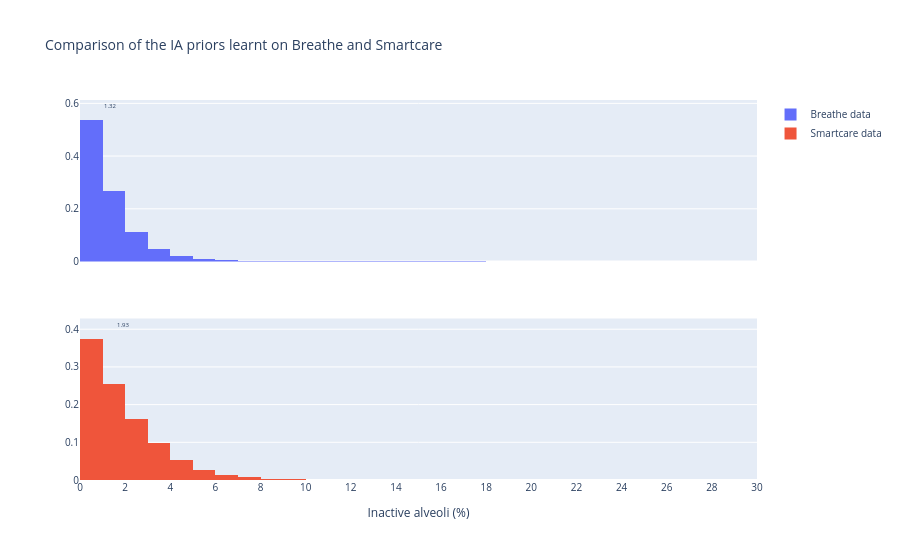

Write notebook code for a chart like this one.
### Code cell
title = f"Comparison of the IA priors learnt on Breathe and Smartcare"

fig = make_subplots(rows=2, cols=1, shared_xaxes=True)
ih.plot_histogram(fig, IA, ia_dist_BR, IA.a, IA.b, 1, 1, False)
# name trace to breathe data
fig.data[0].name = "Breathe data"
ih.plot_histogram(fig, IA, ia_dist_SC, IA.a, IA.b, 2, 1)
fig.data[1].name = "Smartcare data"
fig.update_layout(showlegend=True, font=dict(size=10), title=title)
fig.write_image(dh.get_path_to_main() + f"PlotsCrossStudies/{title}.pdf")
fig.show()

### Figure 1 — Plotly figure (JSON) as saved in the notebook; plotly's stock layout.template omitted (floating-point values rounded to 4 significant figures)
{"data": [{"histfunc": "sum", "name": "Breathe data", "type": "histogram", "x": [0, 1, 2, 3, 4, 5, 6, 7, 8, 9, 10, 11, 12, 13, 14, 15, 16, 17, 18, 19, 20, 21, 22, 23, 24, 25, 26, 27, 28, 29], "xaxis": "x", "xbins": {"end": 30, "size": 1, "start": 0}, "y": [0.5364, 0.2668, 0.1131, 0.04666, 0.01981, 0.008757, 0.004094, 0.002027, 0.001014, 0.0005065, 0.0002767, 0.0001671, 0.0001109, 8.058e-05, 5.917e-05, 4.229e-05, 3.613e-05, 3.084e-05, 1.753e-05, 9.242e-06, 1.306e-05, 1.684e-05, 1.088e-05, 3.217e-06, 4.055e-07, 2.214e-08, 4.765e-10, 1.432e-12, 0, 0], "yaxis": "y"}, {"histfunc": "sum", "name": "Smartcare data", "type": "histogram", "x": [0, 1, 2, 3, 4, 5, 6, 7, 8, 9, 10, 11, 12, 13, 14, 15, 16, 17, 18, 19, 20, 21, 22, 23, 24, 25, 26, 27, 28, 29], "xaxis": "x2", "xbins": {"end": 30, "size": 1, "start": 0}, "y": [0.375, 0.2544, 0.1631, 0.09779, 0.0541, 0.02786, 0.01388, 0.00693, 0.003442, 0.001644, 0.0008133, 0.0004583, 0.0002657, 0.0001464, 6.667e-05, 1.974e-05, 3.128e-06, 2.259e-07, 2.586e-08, 4.62e-07, 4.7e-06, 1.982e-05, 3.696e-05, 3.039e-05, 1.058e-05, 1.445e-06, 7.69e-08, 1.495e-09, 0, 0], "yaxis": "y2"}], "layout": {"annotations": [{"font": {"size": 6}, "showarrow": false, "text": "1.32", "x": 1.318, "xref": "x", "y": 0.59, "yref": "y"}, {"font": {"size": 6}, "showarrow": false, "text": "1.93", "x": 1.926, "xref": "x2", "y": 0.4126, "yref": "y2"}], "font": {"size": 10}, "showlegend": true, "title": {"text": "Comparison of the IA priors learnt on Breathe and Smartcare"}, "xaxis": {"anchor": "y", "domain": [0, 1], "matches": "x2", "nticks": 20, "range": [0, 30], "showticklabels": false, "title": {}}, "xaxis2": {"anchor": "y2", "domain": [0, 1], "nticks": 20, "range": [0, 30], "title": {"text": "Inactive alveoli (%)"}}, "yaxis": {"anchor": "x", "domain": [0.575, 1]}, "yaxis2": {"anchor": "x2", "domain": [0, 0.425]}}}
